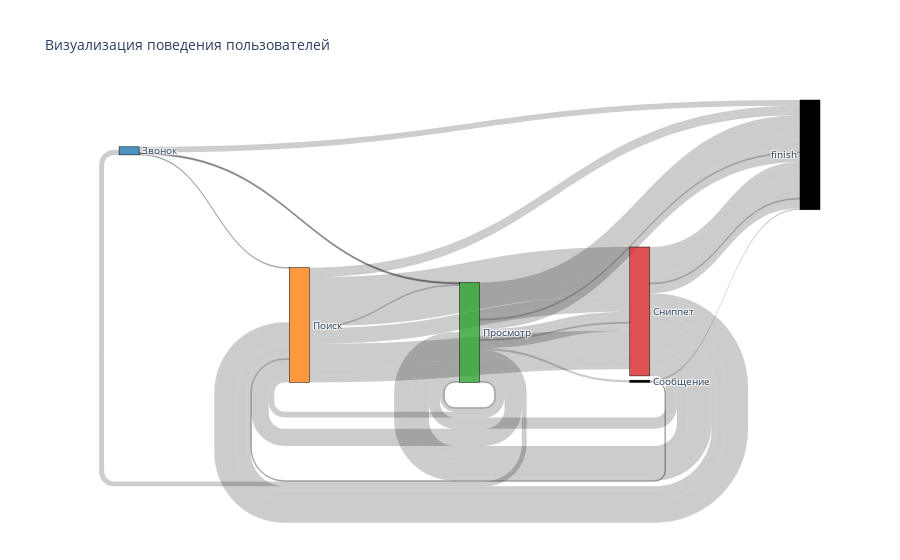

The notebook cell this image was saved under:
### Markdown cell above
Рисуем нашу визуализацию

### Code cell
import plotly
import plotly.graph_objects as go

fig = go.Figure(data=[go.Sankey(
    node = dict(
      pad = 15,
      thickness = 20,
      line = dict(color = "black", width = 0.5),
      label = label,
      color = ['rgba(31, 119, 180, 0.8)', 'rgba(255, 127, 14, 0.8)', 'rgba(44, 160, 44, 0.8)', 'rgba(214, 39, 40, 0.8)']
    ),
    link = dict(
      source = source,
      target = target,
      value =  value
  ))])

fig.update_layout(title_text="Визуализация поведения пользователей", font_size=10)
fig.show()

### Figure 1 — Plotly figure (JSON) as saved in the notebook; plotly's stock layout.template omitted (floating-point values rounded to 4 significant figures)
{"data": [{"link": {"source": [0, 0, 1, 1, 1, 2, 2, 2, 2, 2, 3, 3, 3, 0, 0, 0, 1, 1, 2, 2, 2, 3, 3, 3, 5, 5, 1, 1, 2, 2, 2, 2, 3, 3, 3, 0, 1, 2, 2, 2, 3, 3, 3, 1, 2, 2, 2, 3, 3, 3, 1, 2, 2, 3, 3, 3, 1, 2, 3], "target": [4, 2, 4, 2, 3, 4, 0, 1, 2, 5, 4, 1, 2, 4, 1, 2, 4, 3, 4, 2, 3, 4, 1, 2, 4, 1, 4, 3, 4, 0, 1, 3, 4, 1, 2, 4, 3, 4, 1, 3, 4, 1, 2, 3, 4, 1, 3, 4, 1, 2, 3, 4, 3, 4, 1, 2, 4, 4, 4], "value": [32, 11, 42, 25, 659, 263, 48, 231, 47, 30, 34, 14, 41, 27, 10, 11, 32, 213, 63, 12, 49, 175, 282, 202, 19, 11, 15, 288, 93, 18, 21, 93, 161, 24, 77, 18, 45, 27, 40, 10, 118, 116, 147, 156, 49, 15, 83, 10, 14, 31, 29, 11, 20, 78, 40, 121, 40, 121, 49]}, "node": {"color": ["rgba(31, 119, 180, 0.8)", "rgba(255, 127, 14, 0.8)", "rgba(44, 160, 44, 0.8)", "rgba(214, 39, 40, 0.8)"], "label": ["Звонок", "Поиск", "Просмотр", "Сниппет", "finish", "Сообщение"], "line": {"color": "black", "width": 0.5}, "pad": 15, "thickness": 20}, "type": "sankey"}], "layout": {"font": {"size": 10}, "title": {"text": "Визуализация поведения пользователей"}, "autosize": true}}
